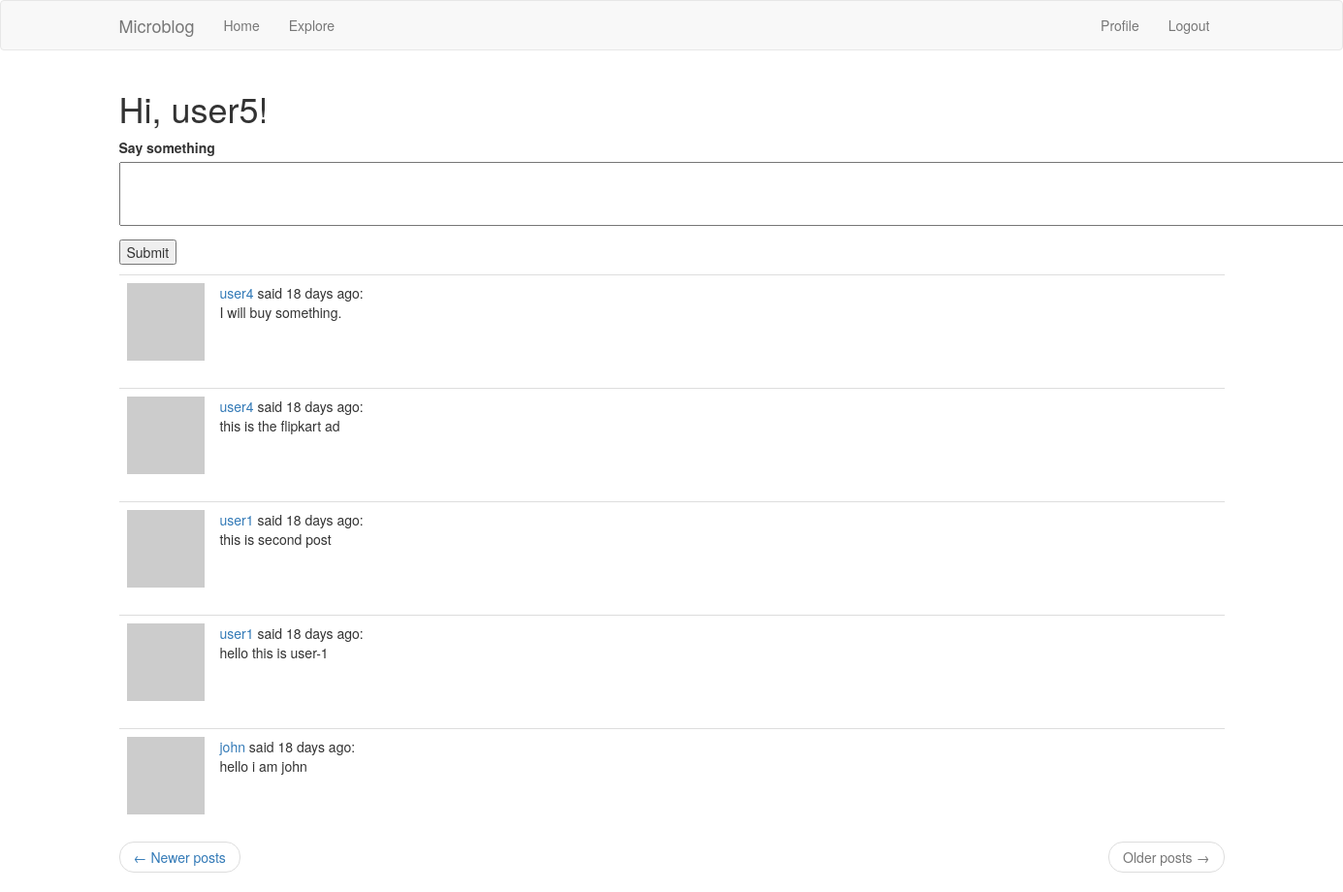
The app's page /index?page=2 (signed in) with its own data.
### app/models.py (models this page shows, shortened)
class User(UserMixin, db.Model):
    id = db.Column(db.Integer, primary_key=True)
    username = db.Column(db.String(64), index=True, unique=True)
    email = db.Column(db.String(120), index=True, unique=True)
    password_hash = db.Column(db.String(128))
    posts = db.relationship('Post', backref='author', lazy='dynamic')
    about_me = db.Column(db.String(140))
    last_seen = db.Column(db.DateTime, default=datetime.utcnow)
    followed = db.relationship(
        'User', secondary=followers,
        primaryjoin=(followers.c.follower_id == id),
        secondaryjoin=(followers.c.followed_id == id),
        backref=db.backref('followers', lazy='dynamic'), lazy='dynamic')
    def avatar(self, size):
        digest = md5(self.email.lower().encode('utf-8')).hexdigest()
        return 'https://www.gravatar.com/avatar/{}?d=identicon&s={}'.format(
            digest, size)
    def followed_posts(self):
        followed = Post.query.join(
            followers, (followers.c.followed_id == Post.user_id)).filter(
                followers.c.follower_id == self.id)
        own = Post.query.filter_by(user_id=self.id)
        return followed.union(own).order_by(Post.timestamp.desc())

class Post(db.Model):
    id = db.Column(db.Integer, primary_key=True)
    body = db.Column(db.String(140))
    timestamp = db.Column(db.DateTime, index=True, default=datetime.utcnow)
    user_id = db.Column(db.Integer, db.ForeignKey('user.id'))

### app/routes.py (the view)
@app.route('/', methods=['GET', 'POST'])
@app.route('/index', methods=['GET', 'POST'])
@login_required
def index():
    form = PostForm()
    if form.validate_on_submit():
        post = Post(body=form.post.data, author=current_user)
        db.session.add(post)
        db.session.commit()
        flash('Your post is now live!')
        return redirect(url_for('index'))
    page = request.args.get('page', 1, type=int)
    posts = current_user.followed_posts().paginate(
        page, app.config['POSTS_PER_PAGE'], False)
    next_url = url_for('index', page=posts.next_num) \
        if posts.has_next else None
    prev_url = url_for('index', page=posts.prev_num) \
        if posts.has_prev else None
    return render_template('index.html', title='Home', form=form,
                           posts=posts.items, next_url=next_url,
                           prev_url=prev_url)

### app/forms.py
class PostForm(FlaskForm):
    post = TextAreaField('Say something', validators=[
        DataRequired(), Length(min=1, max=140)])
    submit = SubmitField('Submit')

### app/models.py (called while the page is built)
@login.user_loader
def load_user(id):
    return User.query.get(int(id))

### app/routes.py (called while the page is built)
@app.before_request
def before_request():
    if current_user.is_authenticated:
        current_user.last_seen = datetime.utcnow()
        db.session.commit()

### app/templates/index.html (shortened to what this page needs)
{% extends "base.html" %}
{% block app_content %}
    <h1>Hi, {{ current_user.username }}!</h1>
    {% if form %}
        <form action="" method="post">
            <p>
                {{ form.post.label }}<br>
                {{ form.post(cols=177, rows=3) }}<br>
            </p>
            <p>{{ form.submit() }}</p>
        </form>
    {% endif %}
    {% for post in posts %}
        {% include '_post.html' %}
    {% endfor %}
    <nav aria-label="...">
        <ul class="pager">
            <li class="previous{% if not prev_url %} disabled{% endif %}">
                <a href="{{ prev_url or '#' }}">
                    <span aria-hidden="true">&larr;</span> Newer posts
                </a>
            </li>
            <li class="next{% if not next_url %} disabled{% endif %}">
                <a href="{{ next_url or '#' }}">
                    Older posts <span aria-hidden="true">&rarr;</span>
                </a>
            </li>
        </ul>
    </nav>
{% endblock %}

### app/templates/_post.html
<table class="table table-hover">
    <tr>
        <td width="70px">
            <a href="{{ url_for('user', username=post.author.username) }}">
                <img src="{{ post.author.avatar(70) }}" />
            </a>
        </td>
        <td>
            <a href="{{ url_for('user', username=post.author.username) }}">
                {{ post.author.username }}
            </a>
            said {{ moment(post.timestamp).fromNow() }}:
            <br>
            {{ post.body }}
        </td>
    </tr>
</table>

### records on screen
User: username "user5"
Post: author.username "user4", timestamp "18 days ago", body "I will buy something."
Post: author.username "user4", timestamp "18 days ago", body "this is the flipkart ad"
Post: author.username "user1", timestamp "18 days ago", body "this is second post"
Post: author.username "user1", timestamp "18 days ago", body "hello this is user-1"
Post: author.username "john", timestamp "18 days ago", body "hello i am john"

### other values on screen
{{ 'Home' }} "Home"
{{ 'Explore' }} "Explore"
{{ 'Profile' }} "Profile"
{{ 'Logout' }} "Logout"
